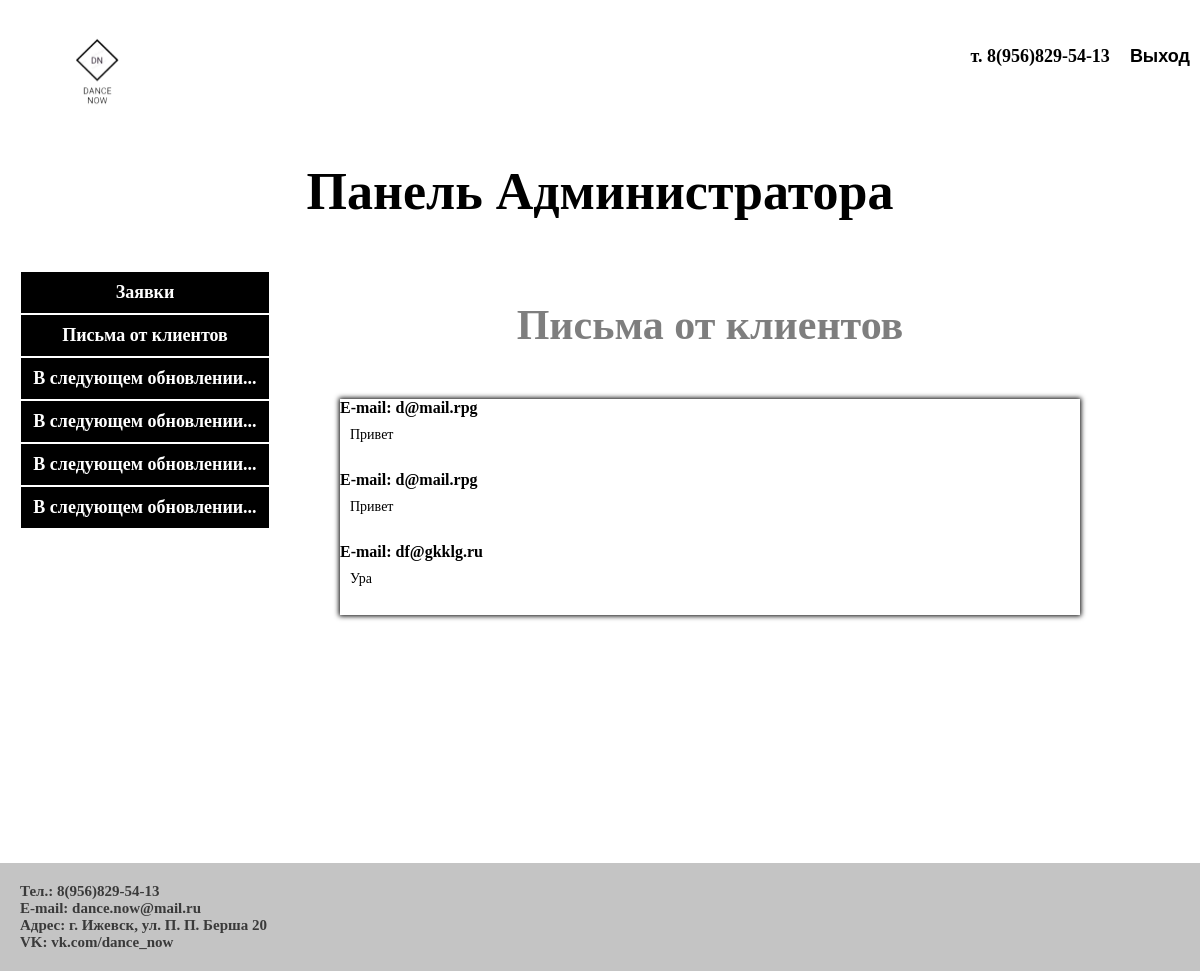
The app's page /admin-pisma with its own data.
### data/mail.py (models this page shows)
class Mail(SqlAlchemyBase):
    __tablename__ = 'mail'
    id = sqlalchemy.Column(sqlalchemy.Integer,
                           primary_key=True, autoincrement=True)
    email = sqlalchemy.Column(sqlalchemy.TEXT)
    text = sqlalchemy.Column(sqlalchemy.TEXT)

### main.py (the view)
@app.route("/admin-pisma")
def admin_pisma():
    mail_list = []
    db_sess = db_session.create_session()
    for item in db_sess.query(Mail).all():
        mail_list.append({"email": item.email,
                          "text": item.text})
    db_sess.close()
    return render_template("admin_pisma.html", mail=mail_list)

### data/db_session.py (called while the page is built)
def create_session() -> Session:
    global __factory
    return __factory()

### templates/admin_pisma.html (shortened to what this page needs)
<html>
    <head>
        <link rel="stylesheet" href="../static/css/main.css">
        <link rel="stylesheet" href="../static/css/index.css">
        <link rel="stylesheet" href="../static/css/adminka.css">
    </head>
    <body>
        <header>
            <div class="header-header">
                <div class="logo-img-pricol">
                    <a href="index"><img class="logotype-img" src="../static/img/logotype.png" alt=""></a>
                </div>
                <div class="block-text-rigth-header">
                    <div class="otstup-block">
                        <p>т. 8(956)829-54-13</p>
                    </div>
                    <div class="text-auth-reg otstup-block">
                        <a href="index">Выход</a>
                    </div>
                </div>
            </div>
        </header>
        <main>
            <h1>Панель Администратора</h1>
            <div class="block-adminka">
                <div class="menu-admin">
                    <a class="a-admin" href="adminka">Заявки</a>
                    <a class="a-admin" href="admin-pisma">Письма от клиентов</a>
                    <a class="a-admin" href="">В следующем обновлении...</a>
                    <a class="a-admin" href="">В следующем обновлении...</a>
                    <a class="a-admin" href="">В следующем обновлении...</a>
                    <a class="a-admin" href="">В следующем обновлении...</a>
                </div>
                <div class="admin-info">
                    <h2 class="h2-admin">Письма от клиентов</h2>
                    <div>
                        <div class="block-otziv-top">
                            {% for item in mail %}
                            <div>
                                <p class="text-header-otziv">E-mail: {{item["email"]}}</p>
                            </div>
                            <div class="otziv-main">
                                {{item["text"]}}
                            </div>
                            <br>
                            {% endfor %}
                        </div>
                    </div>
                </div>
            </div>
        </main>
        <br>
        <br>
        <br>
        <br>
        <br>
        <br>
        <br>
        <br>
        <br>
        <br>
        <br>
        <footer>
            <p class="text-footer">Тел.: 8(956)829-54-13</p>
            <p class="text-footer">E-mail: dance.now@mail.ru</p>
            <p class="text-footer">Адрес: г. Ижевск, ул. П. П. Берша 20</p>
            <p class="text-footer">VK: vk.com/dance_now</p>
        </footer>
    </body>
</html>

### static/css/main.css (style rules this page uses)
* { padding: 0px; margin: 0px; }
p { font-family: "CodePro"; font-weight: bold; font-size: 18px; }
a { text-decoration: none; color: black; font-family: Arial, Helvetica, sans-serif; font-weight: bold; font-size: 18px; transition: 0.2s; }
.logotype-img { width: 63.77px; height: 77.33px; margin-top: 33px; margin-left: 65px; border-bottom: 2px solid white; transition: 0.2s; }
.text-auth-reg { display: inline-flex; text-align: center; }
.header-header { display: flex; flex-wrap: nowrap; flex-direction: row; justify-content: space-between; }
.block-text-rigth-header { display: flex; justify-content: center; align-items: center; }
.otstup-block { margin-left: 10px; margin-right: 10px; }
h1 { font-family: "CodePro"; text-align: center; font-size: 52px; margin-top: 50px; margin-bottom: 30px; }
h2 { font-family: "CodePro"; text-align: left; font-size: 42px; margin-top: 50px; color: black; opacity: 0.5; }
footer { background-color: #C4C4C4; padding: 20px; }
.block-otziv-top { box-shadow: 0px 0px 5px 1px black; margin: 50px; }
.text-header-otziv { font-size: 16px; }
.otziv-main { padding: 10px; font-family: 'CodePro'; font-size: 14px; }

### static/css/index.css (style rules this page uses)
.text-footer { opacity: 0.7; font-family: "CodePro"; font-size: 15px; }

### static/css/adminka.css (style rules this page uses)
.a-admin { font-family: "CodePro"; background-color: rgb(0, 0, 0); color: white; padding: 10px; border: 1px solid white; }
.menu-admin { display: flex; flex-direction: column; width: 250px; text-align: center; padding: 20px; }
.block-adminka { display: flex; }
.h2-admin { text-align: center; }
.admin-info { width: 70vw; }

### records on screen
Mail: email "d@mail.rpg", text "Привет"
Mail: email "d@mail.rpg", text "Привет"
Mail: email "df@gkklg.ru", text "Ура"
